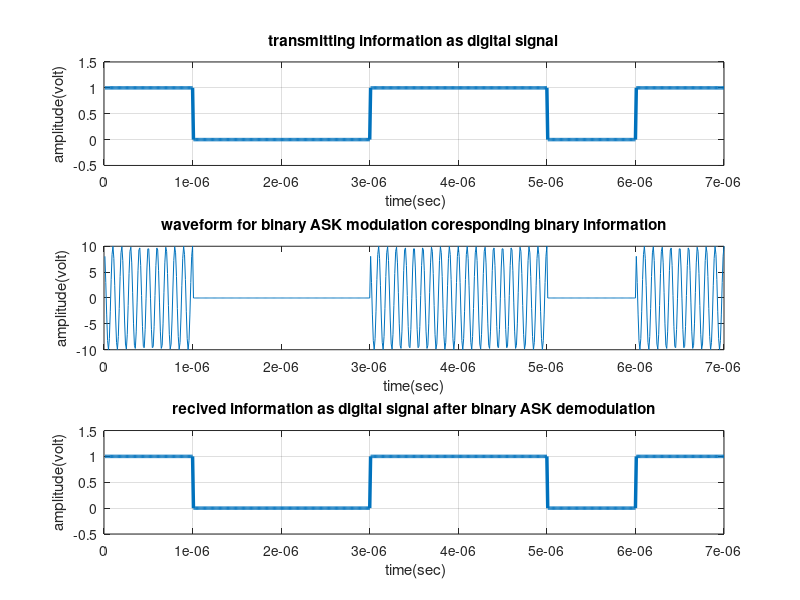
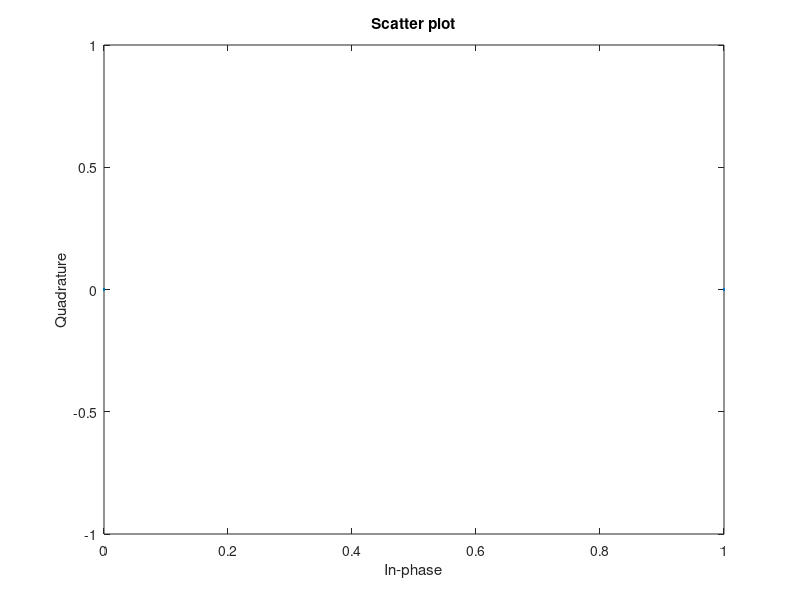

MATLAB code to generate these figures, in order:

clc;
clear all;
close all;
x=[ 1 0 0 1 1 0 1];  % Binary Information
bp=.000001;% bit period
disp(' Binary information at Trans mitter :');
disp(x);
%XX representation of transmitting binary information as digital signal XXX
bit=[]; 
for n=1:1:length(x)
    if x(n)==1;
       se=ones(1,100);
    else x(n)==0;
        se=zeros(1,100);
    end
     bit=[bit se];
end
t1=bp/100:bp/100:100*length(x)*(bp/100);
subplot(3,1,1);
plot(t1,bit,'lineWidth',2.5);grid on;
axis([ 0 bp*length(x) -.5 1.5]);
ylabel('amplitude(volt)');
xlabel(' time(sec)');
title('transmitting information as digital signal');
%Binary-ASK modulation%
A1=10;% Amplitude of carrier signal for information 1
A2=0;% Amplitude of carrier signal for information 0
br=1/bp; % bit rate
f=br*10; % carrier frequency 
t2=bp/99:bp/99:bp;                 
ss=length(t2);
m=[];
for (i=1:1:length(x))
    if (x(i)==1)
        y=A1*cos(2*pi*f*t2);
    else
        y=A2*cos(2*pi*f*t2);
    end
    m=[m y];
end
t3=bp/99:bp/99:bp*length(x);
subplot(3,1,2);
plot(t3,m);
xlabel('time(sec)');
ylabel('amplitude(volt)');
title('waveform for binary ASK modulation coresponding binary information');
%Binary ASK demodulation
mn=[];
for n=ss:ss:length(m)
  t=bp/99:bp/99:bp;
  y=cos(2*pi*f*t); % carrier siignal 
  mm=y.*m((n-(ss-1)):n);
  t4=bp/99:bp/99:bp;
  z=trapz(t4,mm)% intregation 
  zz=round((2*z/bp))                                     
  if(zz>7.5) % logic level = (A1+A2)/2=7.5
    a=1;
  else
    a=0;
  end
  mn=[mn a];
end
disp(' Binary information at Reciver :');
disp(mn);
%Representation of binary information as digital signal which achived 
%after ASK demodulation
bit=[];
for n=1:length(mn);
    if mn(n)==1;
       se=ones(1,100);
    else mn(n)==0;
        se=zeros(1,100);
    end
     bit=[bit se];
end
t4=bp/100:bp/100:100*length(mn)*(bp/100);
subplot(3,1,3)
plot(t4,bit,'LineWidth',2.5);grid on;
axis([ 0 bp*length(mn) -.5 1.5]);
ylabel('amplitude(volt)');
xlabel(' time(sec)');
title('recived information as digital signal after binary ASK demodulation');
z=rand(1,1000);
x=round(z);%generating random signal of 1000 bits
for i=1:length(x)%converting polar waveform
if x(i)==1
xmod(i)=1;
else
xmod(i)=0;
end
end
scatterplot(xmod);
